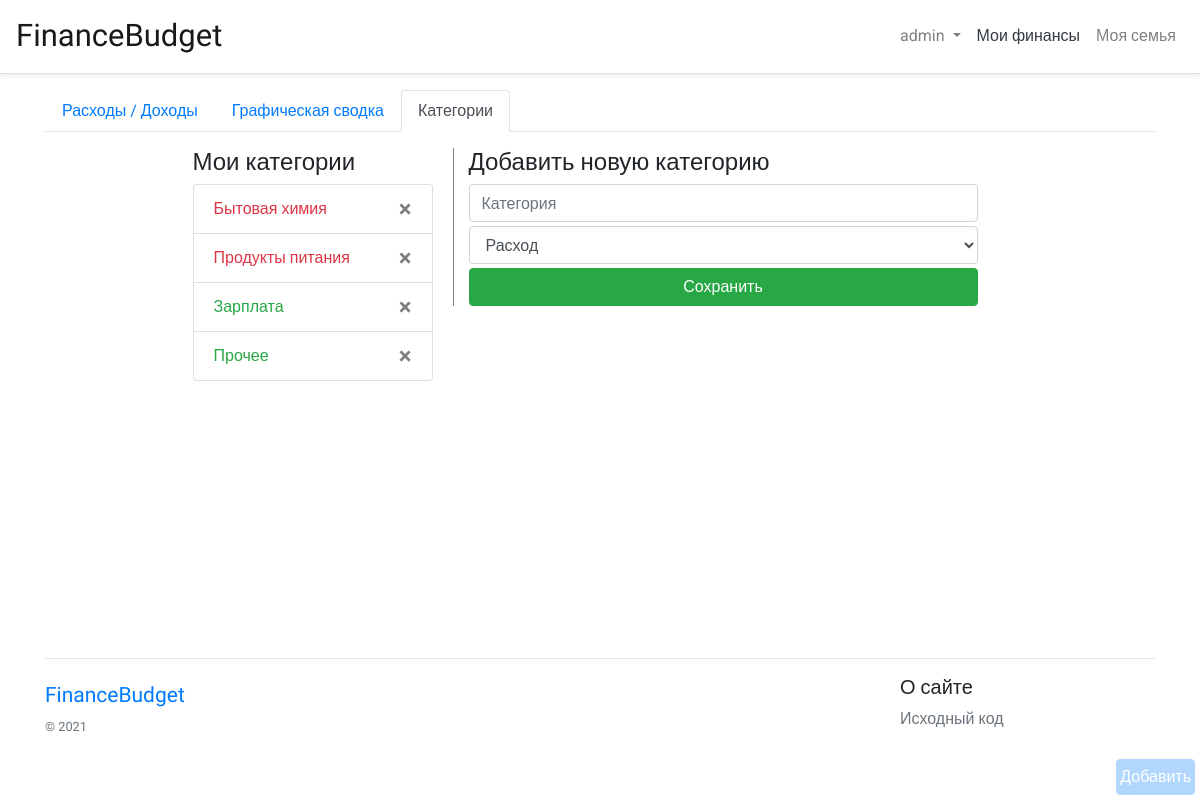
Page /category/ (signed in) on the committed database.
### budget/models.py (models this page shows, shortened)
class Category(models.Model):
    name = models.CharField(max_length=32, verbose_name="Категория")
    user = models.ForeignKey(User, blank=True, null=True, on_delete=models.CASCADE)
    type_pay = models.PositiveSmallIntegerField(choices=((0, 'Расход'), (1, 'Доход')), default=0)
    def __str__(self):
        return self.name  # + " | " + self.get_type_pay_display()

### budget/views.py (the view, shortened to what this page needs)
# urls.py: path('category/', CategoryCreateView.as_view(), name='b-category'),
class CategoryCreateView(LoginRequiredMixin, CreateView):
    login_url = reverse_lazy('a-login')
    template_name = 'budget/category.html'
    form_class = CategoryForm
    model = Category
    success_url = reverse_lazy('b-category')
    def get_context_data(self, **kwargs):
        context = super().get_context_data(**kwargs)
        category_list = Category.objects.filter(user_id=self.request.user.id).order_by('type_pay', 'name')
        context.update({'category_list': category_list})
        return context
    def get_form_kwargs(self):
        kwargs = super().get_form_kwargs()
        kwargs['initial'].update({'user_id': self.request.user.id})
        return kwargs

### budget/forms.py (shortened to what this page needs)
class CategoryForm(forms.ModelForm):
    user_id = forms.IntegerField(widget=forms.HiddenInput)
    def __init__(self, *args, **kwargs):
        super().__init__(*args, **kwargs)
        for field in ['name', 'type_pay']:
            self.fields[field].widget.attrs.update({'class': 'form-control', 'placeholder': self.fields[field].label})
    class Meta:
        model = Category
        fields = ['name', 'type_pay', 'user_id']

### budget/context_processors.py (called while the page is built)
def link_of_my_finance(request):
    return {'link_myfinance':
                [reverse_lazy('b-list-operation'),
                 reverse_lazy('b-chart'),
                 reverse_lazy('b-category')]
            }

def link_of_my_family(request):
    return {'link_myfamily':
                [reverse_lazy('b-family'),
                 reverse_lazy('b-family-operation'),
                 reverse_lazy('b-family-chart'),
                 ]
            }

### budget/templatetags/budgettags.py (called while the page is built)
@register.simple_tag(name='form')
def form_finance(*args):
    form = OperationForm()
    return form

### budget/templates/budget/category.html (shortened to what this page needs)
{% extends 'base.html' %}
{% block content %}
{% include 'budget/include/operation_tabs.html' %}
<div class="container row mt-3" id="app_category">
    <div class="col-9 col-md-3 ml-md-auto mb-2">
        <h4>Мои категории</h4>
        <ul class="list-group">
            {% for category in category_list %}
            <a href="#!"
               class="list-group-item list-group-item-action {% if category.type_pay%}text-success{%else%}text-danger{%endif%}">{{category}}
                <button type="button" class="close" data-dismiss="alert" aria-label="Close"
                        v-on:click="delete_category({{category.id}}, '{{category.name}}')">
                    <span aria-hidden="true">&times;</span>
                </button>
            </a>
            {% empty %}
                <p class="text-muted">У Вас нет категорий</p>
            {% endfor %}
        </ul>
    </div>
    <div class="col-9 col-md-6 mr-md-auto  v-divider">
        <h4>Добавить новую категорию</h4>
        <form method="post">
            {% for field in form %}
            <div class="mb-1">{{field}}</div>
            {% endfor %}
            <input type="submit" value="Сохранить" class="btn btn-success btn-block">
        </form>
    </div>
</div>
{% endblock content %}

### templates/base.html (shortened to what this page needs)
<!doctype html>
<html lang="en">
<head>{% load static %}
    <link rel="stylesheet" href="https://cdn.jsdelivr.net/npm/bootstrap-icons@1.3.0/font/bootstrap-icons.css">
    <link rel="stylesheet" href="https://cdn.jsdelivr.net/npm/bootstrap@4.5.3/dist/css/bootstrap.min.css"
>
    <link rel="stylesheet" href="{% static 'css/style.css' %}">
</head>
<body>
<div id="app" class="d-flex flex-column min-vh-100">
    <nav class="navbar navbar-expand-lg navbar-light border-bottom shadow-sm">
        <a class="navbar-brand" href="/"><span class="logo">FinanceBudget</span></a>
        <div class="collapse navbar-collapse " id="navbarsExample08">
            <ul class="navbar-nav ml-auto">
                <li class="nav-item dropdown">
                    <a class="nav-link dropdown-toggle"
                       href="#" id="dropdown08"
                       data-toggle="dropdown"
                       aria-haspopup="true"
                       aria-expanded="false">
                        {% if request.user.is_authenticated %}{{request.user}}{% else %}Аккаунт{% endif %}
                    </a>
                </li>
                <li class="nav-item">
                    <a class="nav-link {%if request.path in link_myfinance%}text-dark{%endif%}"
                       href="{% url 'b-list-operation' %}">Мои финансы</a>
                </li>
                <li class="nav-item">
                    <a class="nav-link {%if request.path in link_myfamily%}text-dark{%endif%}"
                       href="{% url 'b-family' %}">Моя семья</a>
                </li>
            </ul>
        </div>
    </nav>
    <div class="container mt-3">
        {% block content %}
        {% endblock content %}
    </div>
    {% if request.user.is_authenticated %}
    <a href="#" class="btn btn-primary panel" onclick="open_modal_dialog()">Добавить</a>
    {% endif %}
    <footer class="container py-5 mt-auto">
        <hr>
        <div class="row">
            <div class="col-12 col-md-9">
                <a class="navbar-brand" href="/"><span class="logo-footer">FinanceBudget</span></a>
                <small class="d-block mb-3 text-muted">&copy; {% now 'Y' %}</small>
            </div>
            <div class="col-6 col-md-3">
                <h5>О сайте</h5>
                <ul class="list-unstyled text-small">
                    <li><a class="text-muted" href="https://github.com/VadimNekrasow/FinanceBudget">Исходный код</a>
                    </li>
                </ul>
            </div>
        </div>
    </footer>
</div>
</body>
</html>

### static/css/style.css (style rules this page uses)
body { font-family: 'Roboto', sans-serif; }
.v-divider { margin-left:5px; margin-right:5px; width:1px; height:100%; border-left:1px solid gray; }
.logo { font-family: 'Long Cang', cursive; font-size: 31px; }
.logo-footer { font-family: 'Long Cang', cursive; font-size: 21px; }
.panel { position:fixed; bottom:5px; right:5px; margin:0; padding:5px 3px; opacity: 0.3; }

### rows in the picture
Category: name "Бытовая химия"
Category: name "Продукты питания"
Category: name "Зарплата"
Category: name "Прочее"

### other values in the picture
{{ request.user }} "admin"
